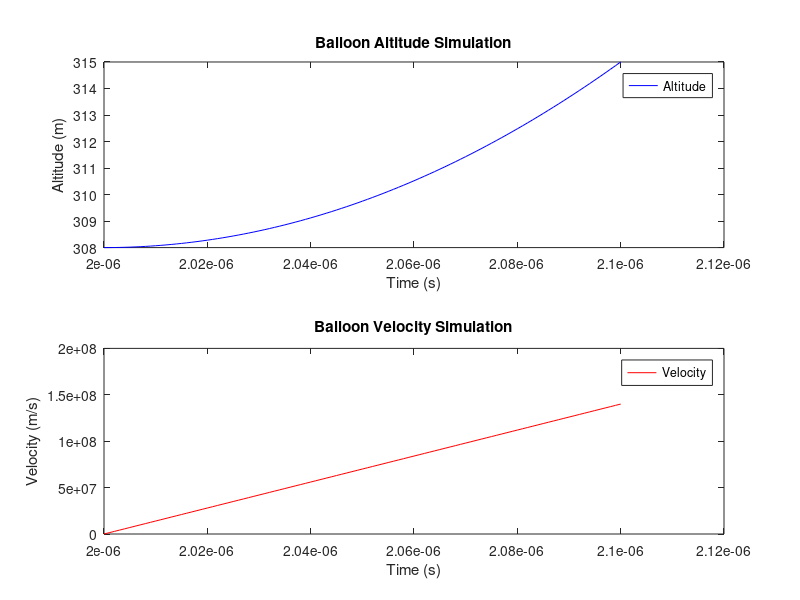
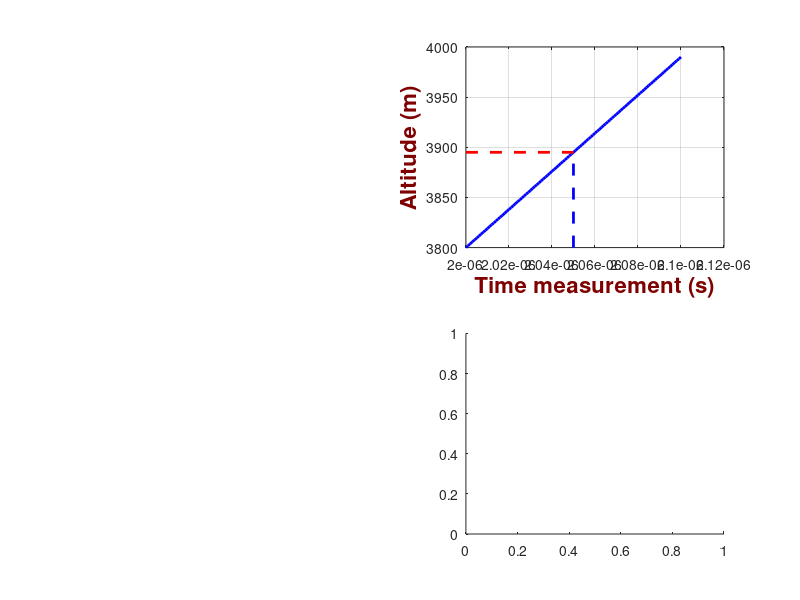

These figures' MATLAB source, in order: (Note: this script raises an error after producing the figures.)
clc; close all; clear all;

%% Method 1: Constant acceleration

% Given parameters
initial_altitude = 308; % meters
final_altitude = 315; % meters
initial_time = 2.0e-6; % seconds
final_time = 2.1e-6; % seconds
dt = 1e-9; % Time step

% Compute the time interval
time_interval = final_time - initial_time;

% Compute the required constant acceleration
acceleration = 2 * (final_altitude - initial_altitude) / (time_interval^2);

% Time vector for simulation
t = initial_time:dt:final_time;
num_steps = length(t);

% Initialize altitude and velocity
altitude = zeros(1, num_steps);
velocity = zeros(1, num_steps);
altitude(1) = initial_altitude;
velocity(1) = 0;

% Simulate the balloon motion
for k = 2:num_steps
    velocity(k) = velocity(k-1) + acceleration * dt;
    altitude(k) = altitude(k-1) + velocity(k-1) * dt + 0.5 * acceleration * dt^2;
end

% Plot the results
figure;
subplot(2, 1, 1);
plot(t, altitude, 'b', 'DisplayName', 'Altitude');
xlabel('Time (s)');
ylabel('Altitude (m)');
title('Balloon Altitude Simulation');
legend;

subplot(2, 1, 2);
plot(t, velocity, 'r', 'DisplayName', 'Velocity');
xlabel('Time (s)');
ylabel('Velocity (m/s)');
title('Balloon Velocity Simulation');
legend;


%% Method 2: Constant velocity
% Given parameters
initial_altitude = 308; % meters
final_altitude = 315; % meters
initial_time = 2.0e-6; % seconds
final_time = 2.1e-6; % seconds
dt = 1e-9; % Time step

% Compute the time interval
time_interval = final_time - initial_time;

% Compute the required constant velocity
velocity = (final_altitude - initial_altitude) / time_interval;

% Time vector for simulation
t = initial_time:dt:final_time;
num_steps = length(t);

% Initialize altitude
altitude = zeros(1, num_steps);
altitude(1) = initial_altitude;

% Simulate the balloon motion with constant velocity
for k = 2:num_steps
    altitude(k) = altitude(k-1) + velocity * dt;
end

% Plot the results
figure;
plot(t, altitude, 'b', 'DisplayName', 'Altitude');
xlabel('Time (s)');
ylabel('Altitude (m)');
title('Balloon Altitude Simulation with Linear Increase');
legend;

%% Let's do our own as many things are unknow to create the figure like in the book
clear all;
c = 3.8e9;

t = 2.0e-6:0.001e-6:2.1e-6;
altitude = (c/2) * t;

% select a time index

t_selected = t(find(t==2.05e-6));
altitude_selected = (c/2) * t_selected;

t_uncertainty_std = 0.01e-6;
t_uncertainty = t_selected+t_uncertainty_std*randn(1,1000000);
altitude_uncertainty = (c/2) * t_uncertainty;

subplot(2,2,2)
plot (t,altitude, 'b-', 'LineWidth', 2)
hold on;
line([t_selected t_selected], [altitude(1) altitude_selected], 'Color', 'b', 'LineStyle', '--', 'LineWidth', 2);
line([t(1) t_selected], [altitude_selected altitude_selected], 'Color', 'r', 'LineStyle', '--', 'LineWidth', 2);
xlabel('Time measurement (s)', 'FontSize', 16, 'FontWeight', 'bold', 'Color', [0.5, 0, 0]);
ylabel('Altitude (m)', 'FontSize', 16, 'FontWeight', 'bold', 'Color', [0.5, 0, 0]);
grid on;


subplot(2,2,4)
%histogram(t_uncertainty,'Normalization','pdf')
[f, xi] = ksdensity(t_uncertainty);
plot(xi, f, 'b', 'LineWidth', 2);
xlabel('Time uncertainty (s)', 'FontSize', 16, 'FontWeight', 'bold', 'Color', [0.5, 0, 0]);
ylabel('PDF', 'FontSize', 16, 'FontWeight', 'bold', 'Color', [0.5, 0, 0]);
line([t_selected t_selected], ylim, 'Color', 'b', 'LineStyle', '--', 'LineWidth', 2);

grid on;

subplot(2,2,1)
[f, xi] = ksdensity(altitude_uncertainty);
plot(xi,f, 'r', 'LineWidth', 2);
xlabel('PDF', 'FontSize', 16, 'FontWeight', 'bold', 'Color', [0.5, 0, 0]);
ylabel('Altitude uncertainty (m)', 'FontSize', 16, 'FontWeight', 'bold', 'Color', [0.5, 0, 0]);
grid on;
hold on;
line([altitude_selected altitude_selected], ylim, 'Color', 'r', 'LineStyle', '--', 'LineWidth', 2);

set(gca, 'View', [-90 90])
%line(xlim, [altitude_selected altitude_selected], 'Color', 'k', 'LineStyle', '--', 'LineWidth', 2);
